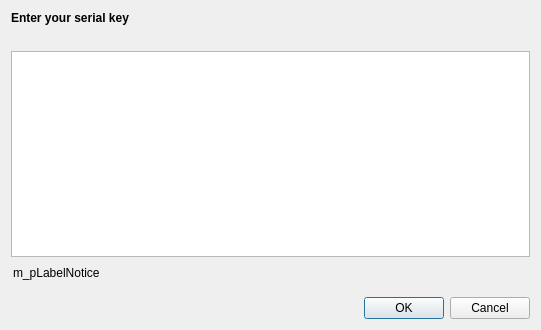
<?xml version="1.0" encoding="UTF-8"?>
<ui version="4.0">
 <class>ActivationDialog</class>
 <widget class="QDialog" name="ActivationDialog">
  <property name="geometry">
   <rect>
    <x>0</x>
    <y>0</y>
    <width>541</width>
    <height>330</height>
   </rect>
  </property>
  <property name="windowTitle">
   <string>Serial key</string>
  </property>
  <layout class="QVBoxLayout" name="verticalLayout">
   <item>
    <widget class="QLabel" name="label">
     <property name="font">
      <font>
       <bold>true</bold>
      </font>
     </property>
     <property name="text">
      <string>Enter your serial key</string>
     </property>
    </widget>
   </item>
   <item>
    <widget class="QLabel" name="label_5">
     <property name="wordWrap">
      <bool>true</bool>
     </property>
     <property name="openExternalLinks">
      <bool>true</bool>
     </property>
    </widget>
   </item>
   <item>
    <widget class="QTextEdit" name="m_pTextEditSerialKey">
     <property name="tabChangesFocus">
      <bool>true</bool>
     </property>
     <property name="acceptRichText">
      <bool>false</bool>
     </property>
    </widget>
   </item>
   <item>
    <widget class="QWidget" name="m_widgetNotice" native="true">
     <layout class="QHBoxLayout" name="horizontalLayout_5">
      <property name="leftMargin">
       <number>2</number>
      </property>
      <property name="topMargin">
       <number>0</number>
      </property>
      <property name="rightMargin">
       <number>0</number>
      </property>
      <property name="bottomMargin">
       <number>8</number>
      </property>
      <item>
       <widget class="QLabel" name="m_pLabelNotice">
        <property name="text">
         <string>m_pLabelNotice</string>
        </property>
        <property name="openExternalLinks">
         <bool>true</bool>
        </property>
       </widget>
      </item>
      <item>
       <spacer name="horizontalSpacer">
        <property name="orientation">
         <enum>Qt::Horizontal</enum>
        </property>
        <property name="sizeHint" stdset="0">
         <size>
          <width>40</width>
          <height>20</height>
         </size>
        </property>
       </spacer>
      </item>
     </layout>
    </widget>
   </item>
   <item>
    <widget class="QDialogButtonBox" name="buttonBox">
     <property name="orientation">
      <enum>Qt::Horizontal</enum>
     </property>
     <property name="standardButtons">
      <set>QDialogButtonBox::Cancel|QDialogButtonBox::Ok</set>
     </property>
    </widget>
   </item>
  </layout>
 </widget>
 <tabstops>
  <tabstop>m_pTextEditSerialKey</tabstop>
 </tabstops>
 <resources/>
 <connections>
  <connection>
   <sender>buttonBox</sender>
   <signal>accepted()</signal>
   <receiver>ActivationDialog</receiver>
   <slot>accept()</slot>
   <hints>
    <hint type="sourcelabel">
     <x>248</x>
     <y>254</y>
    </hint>
    <hint type="destinationlabel">
     <x>157</x>
     <y>274</y>
    </hint>
   </hints>
  </connection>
  <connection>
   <sender>buttonBox</sender>
   <signal>rejected()</signal>
   <receiver>ActivationDialog</receiver>
   <slot>reject()</slot>
   <hints>
    <hint type="sourcelabel">
     <x>316</x>
     <y>260</y>
    </hint>
    <hint type="destinationlabel">
     <x>286</x>
     <y>274</y>
    </hint>
   </hints>
  </connection>
 </connections>
</ui>
